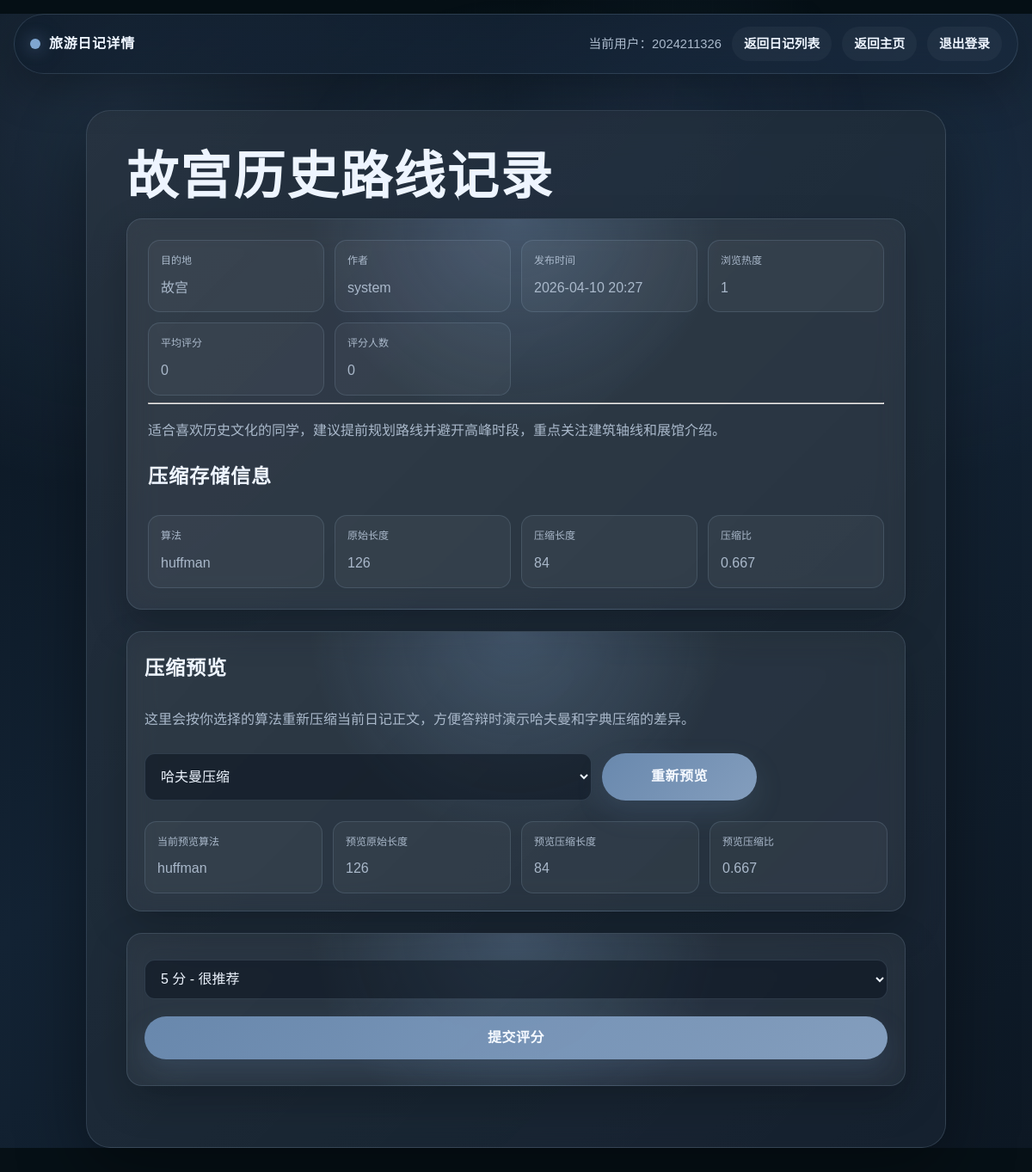
The page /diary/2 (signed in) on the database its author committed.
### tables this page shows
CREATE TABLE diaries (
        id INTEGER PRIMARY KEY AUTOINCREMENT,
        title TEXT NOT NULL,
        destination TEXT NOT NULL,
        content TEXT NOT NULL,
        author TEXT NOT NULL,
        views INTEGER NOT NULL DEFAULT 0,
        rating_total REAL NOT NULL DEFAULT 0,
        rating_count INTEGER NOT NULL DEFAULT 0,
        created_at TEXT NOT NULL
    , media_json TEXT NOT NULL DEFAULT '[]', compressed_content TEXT NOT NULL DEFAULT '', compression_algorithm TEXT NOT NULL DEFAULT 'plain', compression_original_length INTEGER NOT NULL DEFAULT 0, compression_compressed_length INTEGER NOT NULL DEFAULT 0);

### app.py (the view)
@app.route("/diary/<int:diary_id>", methods=["GET", "POST"])
def diary_detail(diary_id):
    if not is_logged_in():
        flash("请先登录")
        return redirect(url_for("login"))
    if request.method == "POST":
        rating = request.form.get("rating", "5")
        rate_diary(diary_id, rating)
        flash("评分成功")
        return redirect(url_for("diary_detail", diary_id=diary_id))
    diary = get_diary_by_id(diary_id, increase_views=True)
    if diary is None:
        flash("未找到该旅游日记")
        return redirect(url_for("diaries"))
    compression_algorithm = request.args.get(
        "compress_algorithm",
        diary.get("compression", {}).get("algorithm", "huffman")
    ).strip().lower()
    compression_preview = get_diary_compression_preview(diary_id, compression_algorithm)
    return render_template(
        "diary_detail.html",
        username=session["username"],
        diary=diary,
        compression_preview=compression_preview,
        compression_algorithm=compression_algorithm
    )

### app.py (called while the page is built)
def get_db_connection():
    conn = sqlite3.connect(DB_PATH)
    conn.row_factory = sqlite3.Row
    return conn

def ensure_parent_dir(file_path):
    directory = os.path.dirname(file_path)
    if directory:
        os.makedirs(directory, exist_ok=True)

def ensure_sqlite_column(cursor, table_name, column_name, column_definition):
    cursor.execute(f"PRAGMA table_info({table_name})")
    existing_columns = {row[1] for row in cursor.fetchall()}
    if column_name not in existing_columns:
        cursor.execute(f"ALTER TABLE {table_name} ADD COLUMN {column_name} {column_definition}")

def ensure_diaries_table():
    initialize_database()

def build_huffman_codes(byte_payload):
    if not byte_payload:
        return {0: "0"}
    frequencies = defaultdict(int)
    for byte in byte_payload:
        frequencies[byte] += 1
    heap = []
    counter = itertools.count()
    for byte_value, frequency in frequencies.items():
        heapq.heappush(heap, (frequency, next(counter), byte_value))
    if len(heap) == 1:
        return {heap[0][2]: "0"}
    while len(heap) > 1:
        left = heapq.heappop(heap)
        right = heapq.heappop(heap)
        heapq.heappush(heap, (left[0] + right[0], next(counter), (left[2], right[2])))
    root = heap[0][2]
    codes = {}
    def walk(node, prefix):
        if isinstance(node, int):
            codes[node] = prefix or "0"
            return
        left, right = node
        walk(left, prefix + "0")
        walk(right, prefix + "1")
    walk(root, "")
    return codes

def compress_diary_text(text, algorithm):
    algorithm = (algorithm or "huffman").lower()
    if algorithm == "dictionary":
        package, original_length, compressed_length = lzw_compress_text(text)
    else:
        package, original_length, compressed_length = huffman_compress_text(text)
        algorithm = "huffman"
    package["algorithm"] = algorithm
    return package, original_length, compressed_length

def parse_diary_package(raw_value):
    if not raw_value:
        return None
    try:
        return json.loads(raw_value)
    except (TypeError, json.JSONDecodeError):
        return None

def is_logged_in():
    return "username" in session

### templates/diary_detail.html (shortened to what this page needs)
<!DOCTYPE html>
<html lang="zh-CN">
<head>
    <link rel="stylesheet" href="{{ url_for('static', filename='style.css') }}">
</head>
<body>
    <div class="topbar">
        <div>旅游日记详情</div>
        <div>
            当前用户：{{ username }}
            <a class="nav-link" href="{{ url_for('diaries') }}">返回日记列表</a>
            <a class="nav-link" href="{{ url_for('home') }}">返回主页</a>
            <a class="logout-link" href="{{ url_for('logout') }}">退出登录</a>
        </div>
    </div>
    <div class="container detail-container">
        <h2>{{ diary.title }}</h2>
        <div class="detail-card">
            <div class="diary-meta-grid">
                <div class="diary-meta-chip"><span>目的地</span><span>{{ diary.destination }}</span></div>
                <div class="diary-meta-chip"><span>作者</span><span>{{ diary.author }}</span></div>
                <div class="diary-meta-chip"><span>发布时间</span><span>{{ diary.created_at }}</span></div>
                <div class="diary-meta-chip"><span>浏览热度</span><span>{{ diary.views }}</span></div>
                <div class="diary-meta-chip"><span>平均评分</span><span>{{ diary.avg_rating }}</span></div>
                <div class="diary-meta-chip"><span>评分人数</span><span>{{ diary.rating_count }}</span></div>
            </div>
            <hr>
            <p>{{ diary.content }}</p>
            <h3>压缩存储信息</h3>
            <div class="compression-grid">
                <div class="compression-chip"><span>算法</span><span>{{ diary.compression.algorithm }}</span></div>
                <div class="compression-chip"><span>原始长度</span><span>{{ diary.compression.original_length }}</span></div>
                <div class="compression-chip"><span>压缩长度</span><span>{{ diary.compression.compressed_length }}</span></div>
                <div class="compression-chip"><span>压缩比</span><span>{{ diary.compression.ratio }}</span></div>
            </div>
        </div>
        <div class="detail-card compression-panel">
            <h3>压缩预览</h3>
            <p class="diary-inline-note">这里会按你选择的算法重新压缩当前日记正文，方便答辩时演示哈夫曼和字典压缩的差异。</p>
            <form method="get" action="{{ url_for('diary_detail', diary_id=diary.id) }}">
                <select name="compress_algorithm">
                    <option value="huffman" {% if compression_algorithm == 'huffman' %}selected{% endif %}>哈夫曼压缩</option>
                </select>
                <button type="submit">重新预览</button>
            </form>
            {% if compression_preview %}
            <div class="compression-grid" style="margin-top: 14px;">
                <div class="compression-chip"><span>当前预览算法</span><span>{{ compression_preview.package.algorithm }}</span></div>
                <div class="compression-chip"><span>预览原始长度</span><span>{{ compression_preview.original_length }}</span></div>
                <div class="compression-chip"><span>预览压缩长度</span><span>{{ compression_preview.compressed_length }}</span></div>
                <div class="compression-chip"><span>预览压缩比</span><span>{{ compression_preview.ratio }}</span></div>
            </div>
            {% endif %}
        </div>
        <form method="post" class="rating-form">
            <select name="rating">
                <option value="5">5 分 - 很推荐</option>
            </select>
            <button type="submit">提交评分</button>
        </form>
    </div>
</body>
</html>

### rows shown on the page
diaries: title "故宫历史路线记录", destination "故宫", author "system", created_at "2026-04-10 20:27", views "1", rating_count "0", content "适合喜欢历史文化的同学，建议提前规划路线并避开高峰时段，重点关注建筑轴线和展馆介绍。", compression.algorithm "huffman", package.algorithm "huffman"

### other values the page prints
{{ username }} "2024211326"
{{ diary.avg_rating }} "0"
{{ diary.compression.original_length }} "126"
{{ diary.compression.compressed_length }} "84"
{{ diary.compression.ratio }} "0.667"
{{ compression_preview.original_length }} "126"
{{ compression_preview.compressed_length }} "84"
{{ compression_preview.ratio }} "0.667"
